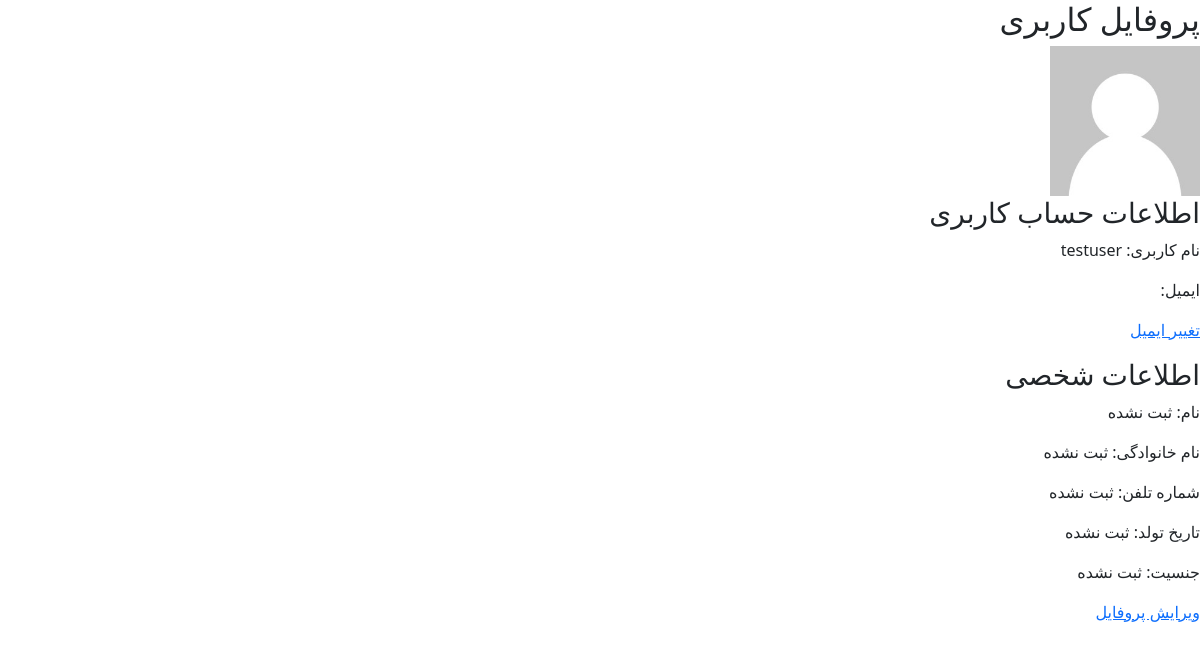
Before: /accounts/profile/ (signed in) with the older database file.
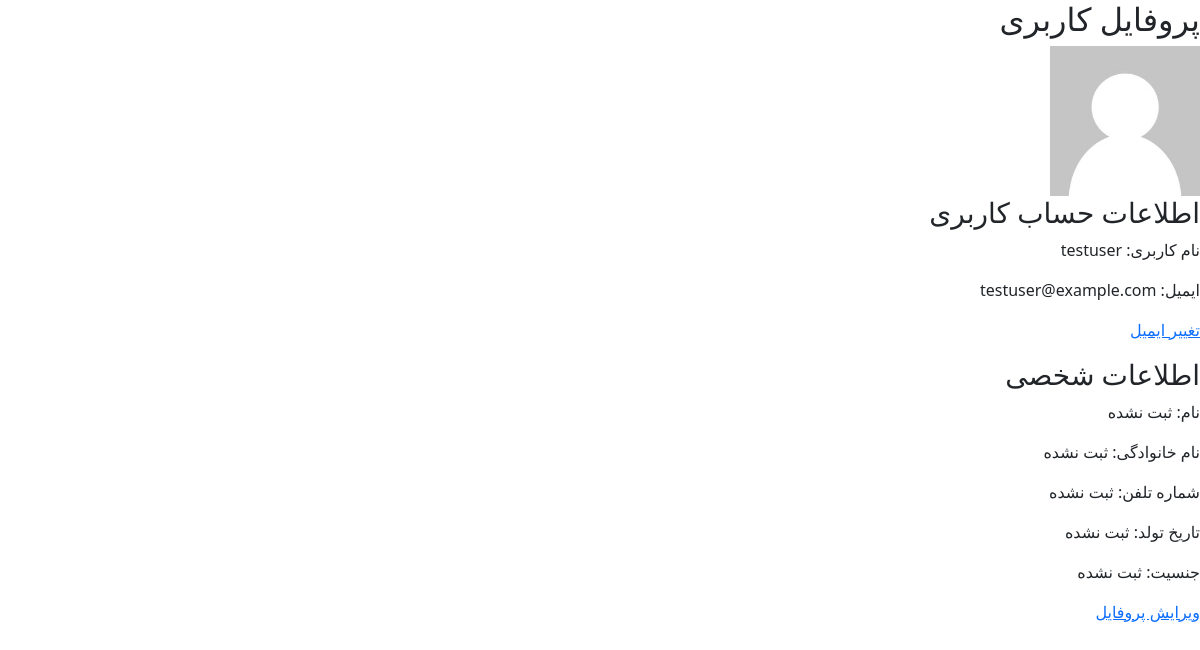
After: the same page with the newer database file.
### accounts/models.py (models this page shows, shortened)
class MyUser(AbstractUser):
    phone_number = models.CharField(max_length=11,null=True,blank=True,verbose_name='شماره تلفن', validators=[RegexValidator(regex=r"^09\d{9}$", message="شماره موبایل باید با 09 شروع شود و دقیقا 11 رقم باشد")])
    birth_date = models.DateField('تاریخ تولد',null=True,blank=True)
    gender = models.CharField(max_length=10,choices=GenderOption.choices, null=True, blank=True, verbose_name='جنسیت')
    profile_picture = models.ImageField(verbose_name='عکس پروفایل', upload_to='profile_pictures', default='profile_pictures/default.jpg',blank=True)
    email = models.EmailField(unique=True, verbose_name="ایمیل")
    email_verified = models.BooleanField(default=False,verbose_name="ایمیل تایید شده")
    class Meta:
        verbose_name = 'کاربر'
        verbose_name_plural = 'کاربر'

### accounts/views.py (the view)
# urls.py: path("profile/", views.profile_view, name="profile"),
@login_required
def profile_view(request):
    return render(request,"accounts/profile.html",{"user":request.user})

### accounts/templates/accounts/profile.html (shortened to what this page needs)
{% extends "base.html" %}
{% block content %}
<h2>پروفایل کاربری</h2>
{% if user.profile_picture %}
    <img
        src="{{ user.profile_picture.url }}"
        alt="تصویر پروفایل"
        width="150"
    >
{% endif %}
<h3>اطلاعات حساب کاربری</h3>
<p>نام کاربری: {{user.username}}</p>
<p>ایمیل: {{user.email}}</p>
<p>
    <a href="{% url 'accounts:email_change' %}">تغییر ایمیل</a>
</p>
<h3>اطلاعات شخصی</h3>
<p>نام: {{user.first_name|default:"ثبت نشده"}}</p>
<p>نام خانوادگی: {{user.last_name|default:"ثبت نشده"}}</p>
<p>شماره تلفن: {{user.phone_number|default:"ثبت نشده"}}</p>
<p>تاریخ تولد: {{user.birth_date|default:"ثبت نشده"}}</p>
<p>جنسیت: {{user.get_gender_display|default:"ثبت نشده"}}</p>
<a href="{% url 'accounts:profile_edit' %}">
    ویرایش پروفایل
</a>
{% endblock %}

### templates/base.html (shortened to what this page needs)
{% load static %}
<!DOCTYPE html>
<html lang="fa" dir="rtl">
<head>
    <link
        rel="stylesheet"
        href="https://cdn.jsdelivr.net/npm/bootstrap@5.3.3/dist/css/bootstrap.rtl.min.css"
    >
</head>
<body>
    <main>
        {% block content %}
        {% endblock %}
    </main>
</body>
</html>

Changed rows visible on the page:
changed MyUser "testuser": email (not shown) → "testuser@example.com"
